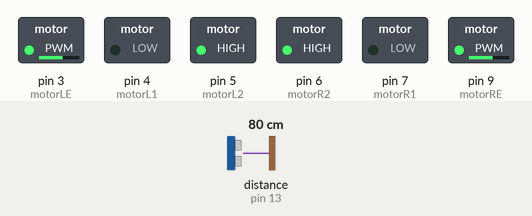
This sketch was run on a simulated Arduino Uno, built with avr-gcc and run on an emulated ATmega328P. Parts: switched loads named in the sketch (green lamp = pin HIGH). Wiring (inferred from the names in the program): ultrasonic range finder: trigger pin 12; echo pin 13. The test bench sets the inputs (shaded band); at power-on: distance to the obstacle (sensor on pin 13) 80 cm. The echo pulse lasts 58.3 µs per cm; pins used as bus, display or sensor lines are not drawn.

Above: at 0.1 s.
Timing chart, 0 to 1.6 s (numbered marks = the images above):
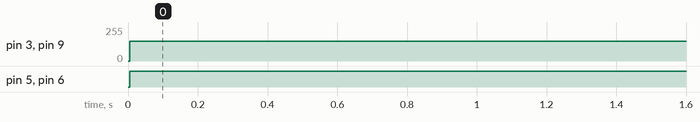

Measured:
- by itself, pin 3 (motorLE), pin 9 (motorRE): 0/255 → 150/255 at 0.01 s
- by itself, pin 5 (motorL2), pin 6 (motorR2): LOW → HIGH at 0.01 s

The sketch:

engelden_kacan_robot.ino
```cpp
#define echoPin 13
#define trigPin 12
#define motorR1 7
#define motorR2 6
#define motorRE 9
#define motorL1 4
#define motorL2 5
#define motorLE 3


long sure, uzaklik;


void setup() {

  pinMode(echoPin, INPUT);
  pinMode(trigPin, OUTPUT);
  pinMode(motorR1, OUTPUT);
  pinMode(motorR2, OUTPUT);
  pinMode(motorRE, OUTPUT);
  pinMode(motorL1, OUTPUT);
  pinMode(motorL2, OUTPUT);
  pinMode(motorLE, OUTPUT);


}

void loop() {
  digitalWrite(trigPin, LOW);
  delayMicroseconds(5);
  digitalWrite(trigPin, HIGH);
  delayMicroseconds(10);
  digitalWrite(trigPin, LOW);

  sure = pulseIn(echoPin, HIGH);
  uzaklik - sure / 29.1 / 2;

  if(uzaklik < 15)
 {
  geri();
   delay(500);
  sag();
  delay(500);

 }
  else{
    ileri();

  }


}


void sag(){

  digitalWrite(motorR1, LOW);
  digitalWrite(motorR2, HIGH);
  analogWrite(motorRE, 150);


  digitalWrite(motorL1, LOW);
  digitalWrite(motorL2, HIGH);
  analogWrite(motorLE, 150);

}

void ileri(){

  digitalWrite(motorR1, HIGH);
  digitalWrite(motorR2, LOW);
  analogWrite(motorRE, 150);


  digitalWrite(motorL1, HIGH);
  digitalWrite(motorL2, LOW);
  analogWrite(motorLE, 150);

}

void geri(){

  digitalWrite(motorR1, LOW);
  digitalWrite(motorR2, HIGH);
  analogWrite(motorRE, 150);

  digitalWrite(motorL1, LOW);
  digitalWrite(motorL2, HIGH);
  analogWrite(motorLE, 150);
}
```
